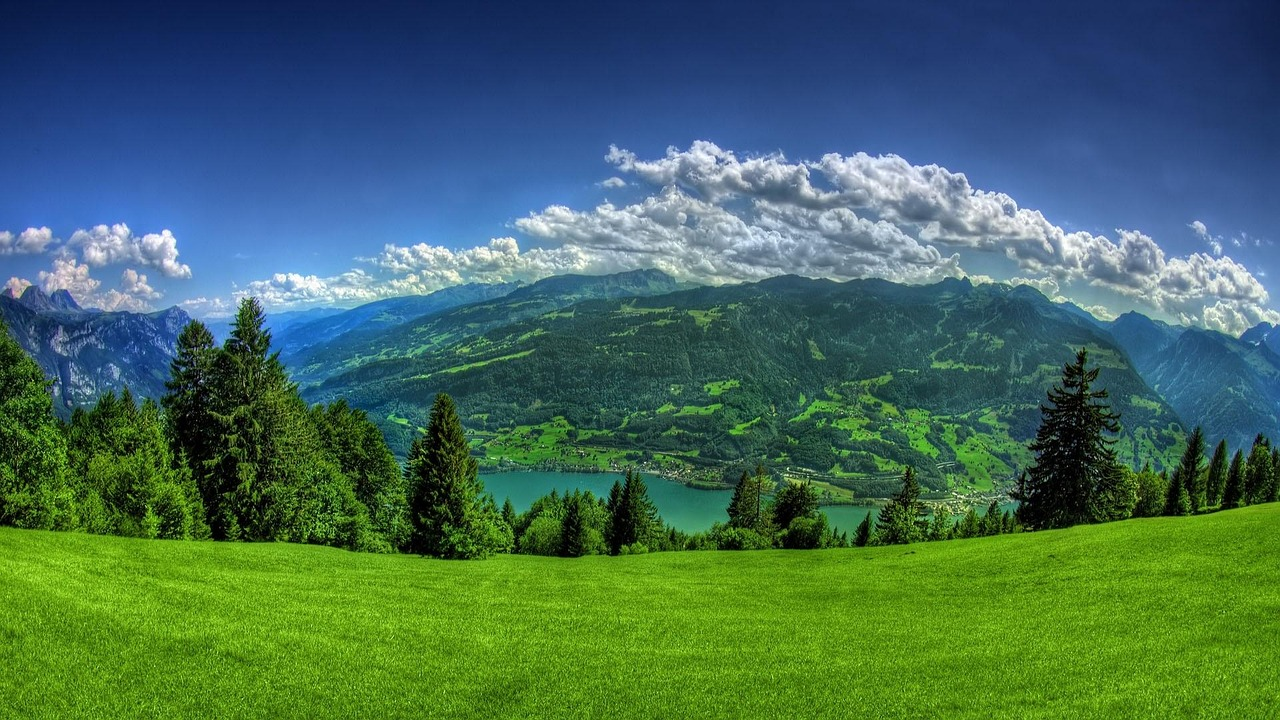
%> input picture aula3/img1.jpg, 1280 x 720 px
$ octave --eval "result = inverter_tonalidade('img1.jpg');"   (GNU Octave 9; MATLAB toolbox functions it lacks are replaced by stand-ins)
%> lines starting %> are read from the running program, lines starting %| are printed output that depends on the picture
function img_out = inverter_tonalidade(nome_imagem)
%> called with nome_imagem = 'img1.jpg'

img = imread(nome_imagem);
%> img is the input picture: size 720x1280x3 uint8; mean R, G, B 68, 106.7, 89
img = im2double(img);
%> img: size 720x1280x3 double

hsi = rgb2hsv(img);
%> hsi: size 720x1280x3 double; mean H, S, V 0.443, 0.658, 0.507

H = hsi(:,:,1);
S = hsi(:,:,2);
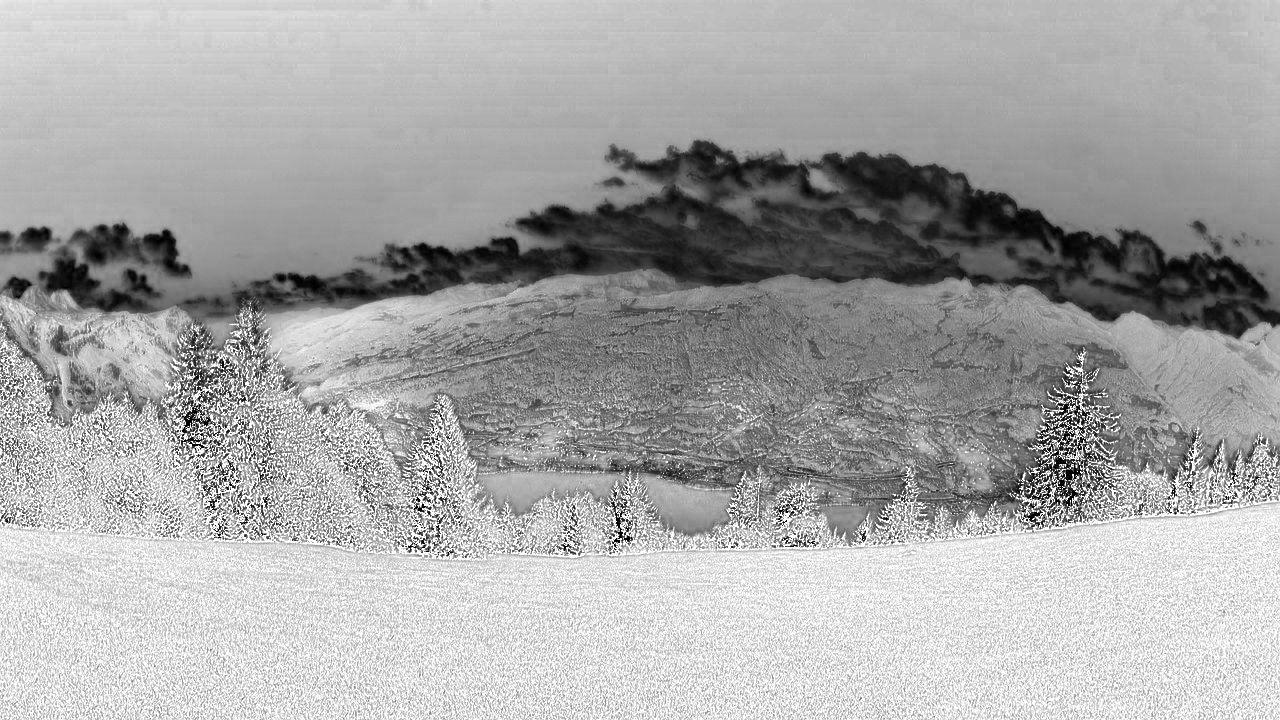
%> S: size 720x1280 double; min 0, max 1, mean 0.658
I = hsi(:,:,3);
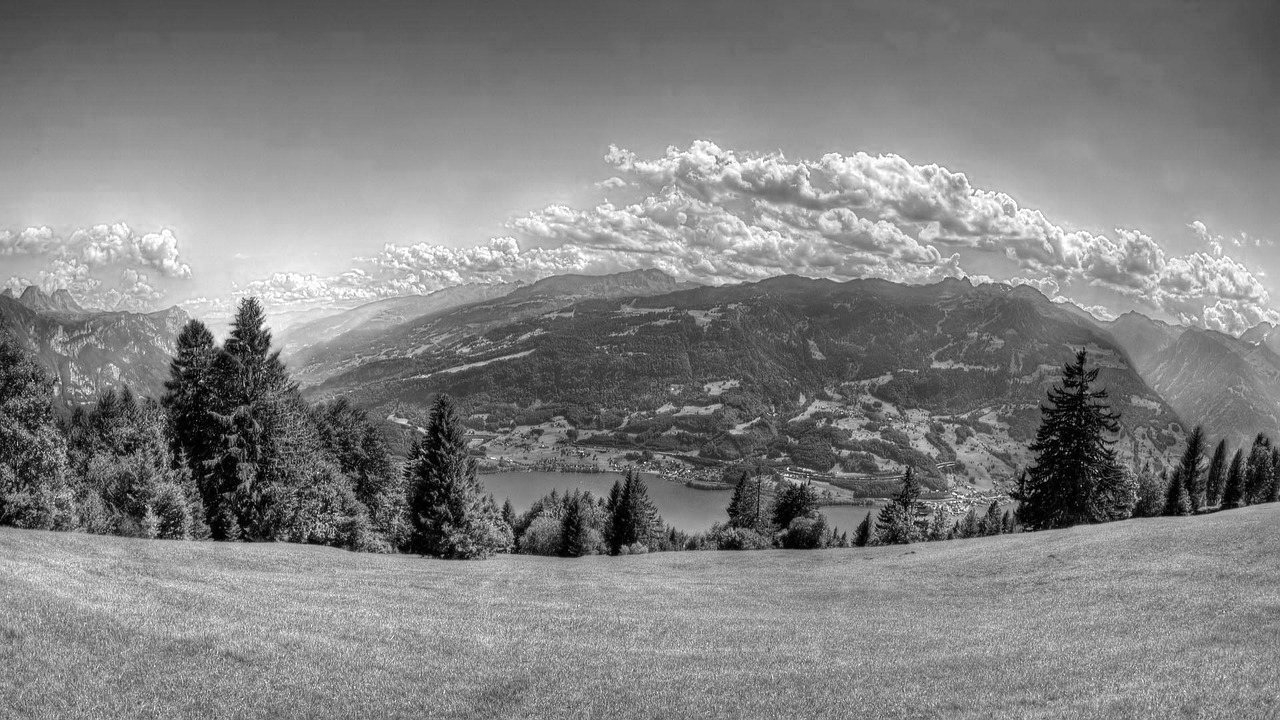
%> I: size 720x1280 double; min 0, max 1, mean 0.507

H_novo = mod(H + 0.5, 1);
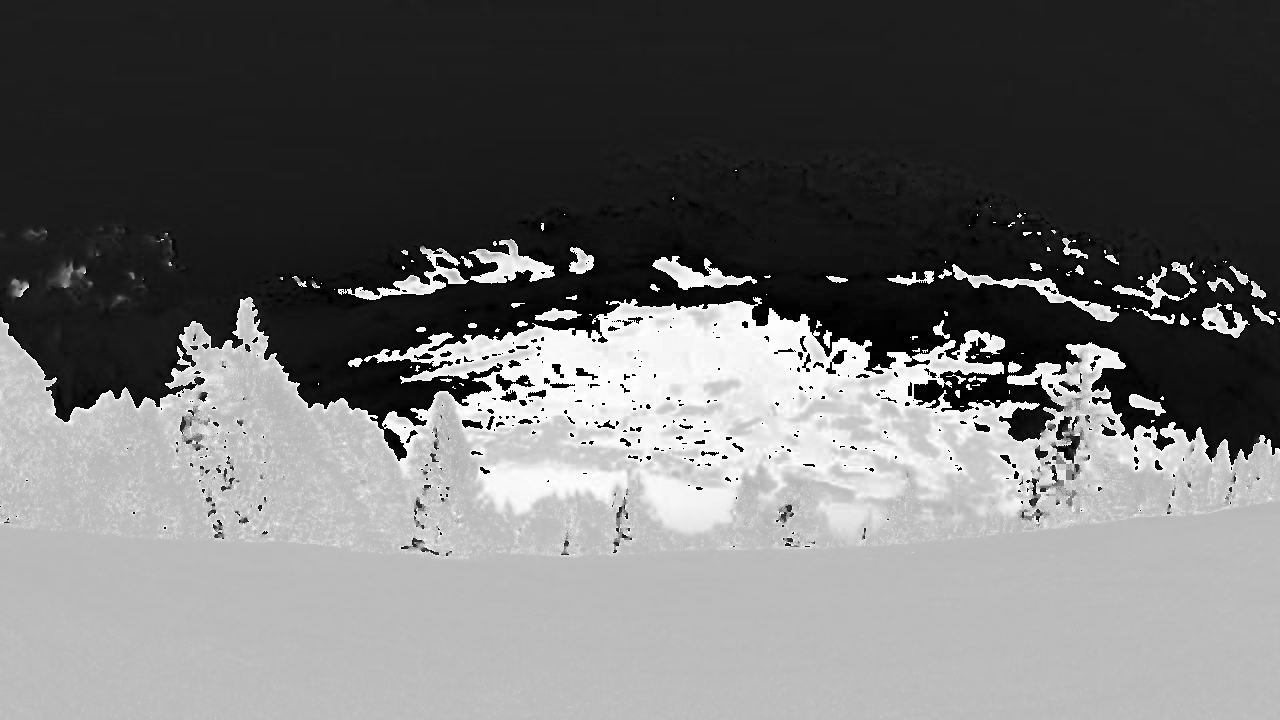
%> H_novo: size 720x1280 double; min 0, max 0.998, mean 0.437

hsi_novo = cat(3, H_novo, S, I);
%> hsi_novo: size 720x1280x3 double; mean H, S, V 0.437, 0.658, 0.507

img_out = hsv2rgb(hsi_novo);
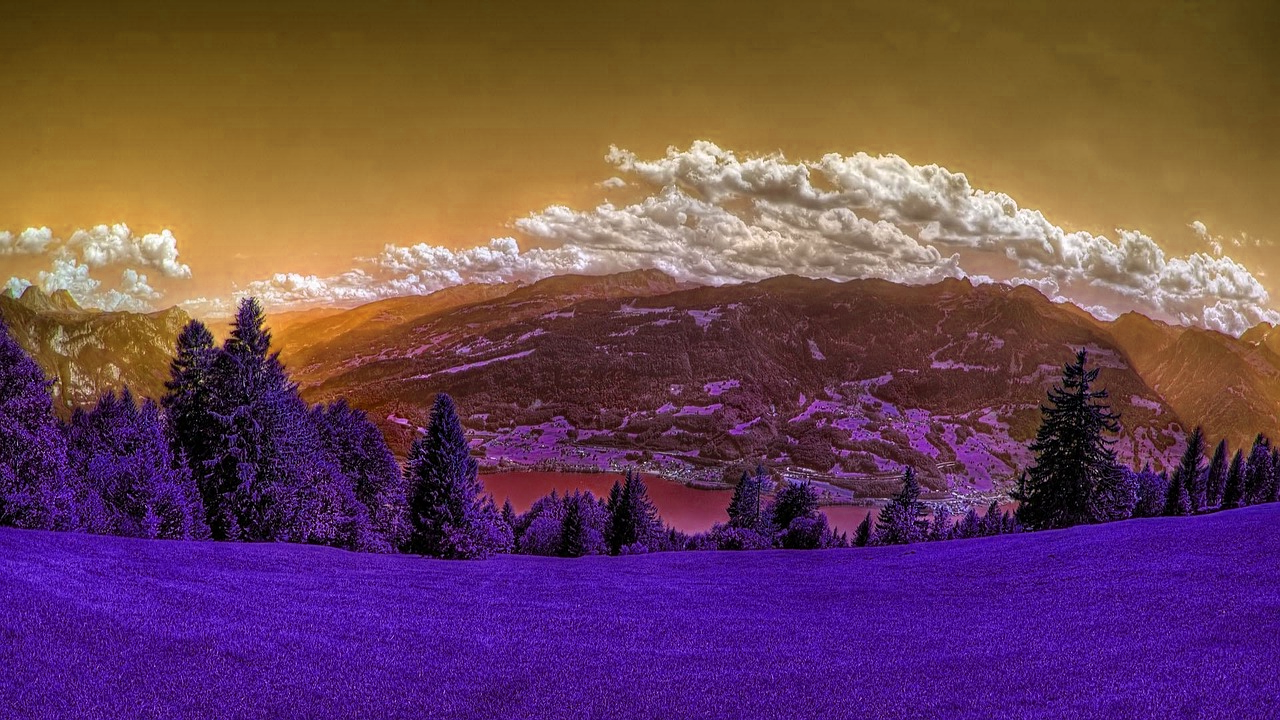
%> img_out: size 720x1280x3 double; mean R, G, B 0.425, 0.273, 0.342

figure

subplot(1,2,1)
imshow(img)
title('Original')

subplot(1,2,2)
imshow(img_out)
title('Tonalidade invertida')

end
